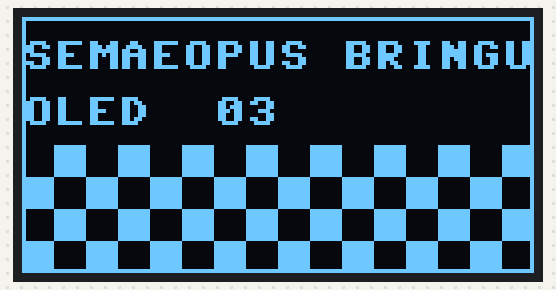
Recording of a program running on a simulated Raspberry Pi Pico running MicroPython. Parts: 128×64 one-colour display. What the program prints to the serial console is not drawn. At 1.1 s the program stops and its outputs stay as they are.

Above: at 0.1 s.

The program:

03_oled_test.py
```python
"""
Bring-up 03 — OLED display test.

Initializes the SSD1306, draws a frame, a checkerboard pattern, and a
banner. If the display lights up and shows recognizable patterns, PASS.
If the display stays dark, see the troubleshooting tree.

Requires `bringup/lib/ssd1306.py` (a copy of the satellite driver) OR
the upstream `micropython-ssd1306` package installed via mip:

    mpremote mip install ssd1306
"""

from machine import Pin, I2C
import time

try:
    import ssd1306                    # upstream micropython-ssd1306
except ImportError:
    try:
        from lib import ssd1306       # bringup/lib/ssd1306.py copy
    except ImportError:
        print("FAIL: no ssd1306 module. Either:")
        print("  - mpremote mip install ssd1306")
        print("  - or cp firmware/satellite/lib/ssd1306.py bringup/lib/ssd1306.py")
        raise SystemExit


bus = I2C(0, sda=Pin(4), scl=Pin(5), freq=400_000)
if 0x3C not in bus.scan() and 0x3D not in bus.scan():
    print("FAIL: SSD1306 not on bus 0 (scan returned ", bus.scan(), ")")
    raise SystemExit

addr = 0x3C if 0x3C in bus.scan() else 0x3D
oled = ssd1306.SSD1306_I2C(128, 64, bus, addr=addr)

oled.fill(0)
# Outer frame
oled.rect(0, 0, 128, 64, 1)
# Checkerboard in the lower half
for y in range(32, 64, 8):
    for x in range(0, 128, 8):
        if ((x // 8) + (y // 8)) & 1:
            oled.fill_rect(x, y, 8, 8, 1)
# Banner
oled.text("SEMAEOPUS BRINGUP", 0, 6)
oled.text("OLED  03", 0, 20)
oled.show()

time.sleep(1)
print("PASS: SSD1306 reachable at 0x%02X, frame + checkerboard drawn" % addr)
print("      (visually confirm the panel actually shows the pattern)")
```
